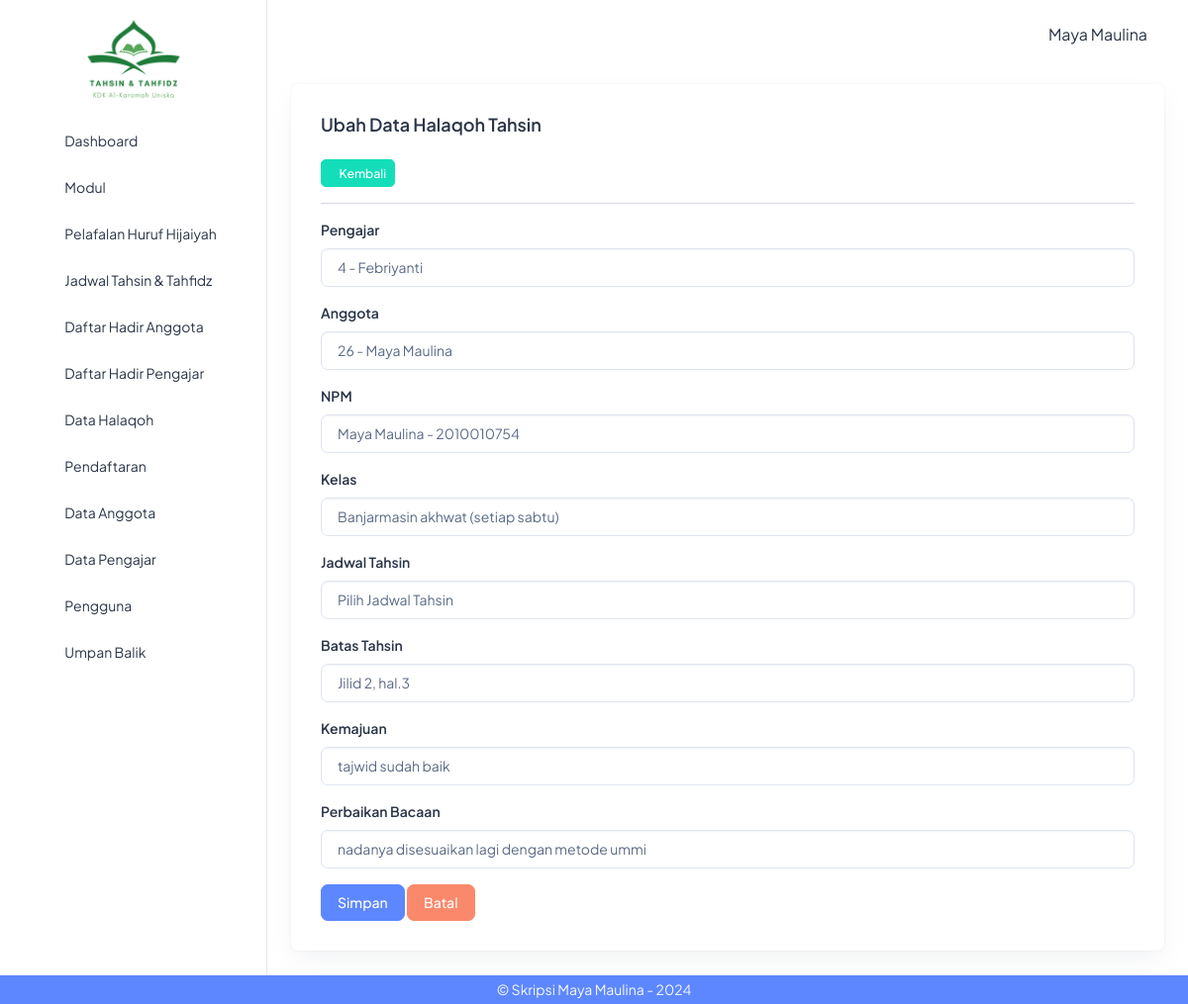
Screenshot of /index.php?page=tahsin_edit&id_tahsin=29 (signed in) with the database file from the repository.
### tables this page shows
CREATE TABLE `halaqoh_tahsin` (
  `id_tahsin` int(11) NOT NULL,
  `nama_pengajar` varchar(150) NOT NULL,
  `nama_anggota` varchar(150) NOT NULL,
  `npm` bigint(11) NOT NULL,
  `kelas` varchar(50) NOT NULL,
  `jadwal_tahsin` datetime NOT NULL,
  `batas_tahsin` varchar(50) NOT NULL,
  `kemajuan` varchar(200) NOT NULL,
  `perbaikan_bacaan` varchar(200) NOT NULL,
  `creator` varchar(50) NOT NULL,
  `created_at` datetime NOT NULL DEFAULT current_timestamp(),
  `editor` varchar(50) NOT NULL,
  `updated_at` timestamp NOT NULL DEFAULT current_timestamp()
);

### tahsin/tahsin_edit.php (the view, shortened to what this page needs)
<?php
$id_tahsin = $_GET['id_tahsin'];
$query = mysqli_query($koneksi, "SELECT * FROM halaqoh_tahsin WHERE id_tahsin = '$id_tahsin'");
$data = mysqli_fetch_array($query);
?>
<div class="container-fluid">
    <div class="card">
        <div class="card-body">
            <h5 class="card-title fw-semibold mb-4">Ubah Data Halaqoh Tahsin</h5>
            <a href="?page=tahsin_read" class="btn btn-success btn-sm"><i class="ti ti-arrow-left"></i>Kembali</a>
            <hr>
            <form action="" method="post">
                <div class="mb-3">
                    <label for="inputPengajar" class="form-label">Pengajar</label>
                    <select name="nama_pengajar" id="inputPengajar" class="form-control" required>
                        <?php
                        $query = mysqli_query($koneksi, "SELECT * FROM pengajar WHERE status_ajuan = 'Diverifikasi' ORDER BY id_pengajar ASC");
                        while ($row = mysqli_fetch_array($query)) {
                            $selected = ($row['nama_pengajar'] == $data['nama_pengajar']) ? 'selected' : '';
                            echo "<option value=\"{$row['id_pengajar']}-{$row['nama_pengajar']}\" $selected>{$row['id_pengajar']} - {$row['nama_pengajar']}</option>";
                        }
                        ?>
                    </select>
                </div>
                <div class="mb-3">
                    <label for="inputAnggota" class="form-label">Anggota</label>
                    <select name="nama_anggota" id="inputAnggota" class="form-control" required>
                        <?php
                        $query = mysqli_query($koneksi, "SELECT * FROM anggota WHERE status_ajuan = 'Diverifikasi' ORDER BY id_anggota ASC");
                        while ($row = mysqli_fetch_array($query)) {
                            $selected = ($row['nama_anggota'] == $data['nama_anggota']) ? 'selected' : '';
                            echo "<option value=\"{$row['id_anggota']}-{$row['nama_anggota']}\" $selected>{$row['id_anggota']} - {$row['nama_anggota']}</option>";
                        }
                        ?>
                    </select>
                </div>
                <div class="mb-3">
                    <label for="inputNPM" class="form-label">NPM</label>
                    <select name="npm" id="inputNPM" class="form-control" required>
                        <?php
                        $query = mysqli_query($koneksi, "SELECT * FROM anggota WHERE status_ajuan = 'Diverifikasi' ORDER BY nama_anggota ASC");
                        while ($row = mysqli_fetch_array($query)) {
                            $selected = ($row['npm'] == $data['npm']) ? 'selected' : '';
                            echo "<option value=\"{$row['nama_anggota']}-{$row['npm']}\" $selected>{$row['nama_anggota']} - {$row['npm']}</option>";
                        }
                        ?>
                    </select>
                </div>
                <div class="mb-3">
                    <label for="inputKelas" class="form-label">Kelas</label>
                    <select name="kelas" id="inputKelas" class="form-control" required>
                        <?php
                        $query = mysqli_query($koneksi, "SELECT * FROM kelas ORDER BY id_kelas ASC");
                        while ($row = mysqli_fetch_array($query)) {
                            $selected = ($row['nama_kelas'] == $data['kelas']) ? 'selected' : '';
                            echo "<option value=\"{$row['nama_kelas']}\" $selected>{$row['nama_kelas']}</option>";
                        }
                        ?>
                    </select>
                </div>
                <div class="mb-3">
                    <label for="inputJadwal" class="form-label">Jadwal Tahsin</label>
                    <select name="jadwal_tahsin" id="inputJadwal" class="form-control" required>
                        <option value=''>Pilih Jadwal Tahsin</option>
                    </select>
                </div>
                <div class="mb-3">
                    <label for="inputBTahsin" class="form-label">Batas Tahsin</label>
                    <input type="text" class="form-control" id="inputBTahsin" required placeholder="Contoh : Metode Ummi jilid 1 hal. 3" name="batas_tahsin" value="<?= $data['batas_tahsin']; ?>">
                </div>
                <div class="mb-3">
                    <label for="inputKemajuan" class="form-label">Kemajuan</label>
                    <input type="text" class="form-control" id="inputKemajuan" required placeholder="Masukkan kemajuan bacaan anggota" name="kemajuan" value="<?= $data['kemajuan']; ?>">
                </div>
                <div class="mb-3">
                    <label for="inputPBacaan" class="form-label">Perbaikan Bacaan</label>
                    <input type="text" class="form-control" id="inputPBacaan" required placeholder="Masukkan perbaikan bacaan anggota" name="perbaikan_bacaan" value="<?= $data['perbaikan_bacaan']; ?>">
                </div>
                <button type="submit" class="btn btn-primary" name="btn_simpan">Simpan</button>
                <button type="reset" class="btn btn-danger">Batal</button>
            </form>
        </div>
    </div>
</div>

### template/sidebar.php (style rules this page uses)
a { text-decoration: none; color: #2a3547; }

### rows the page displays
halaqoh_tahsin: batas_tahsin "Jilid 2, hal.3", kemajuan "tajwid sudah baik", perbaikan_bacaan "nadanya disesuaikan lagi dengan metode ummi"

### other values shown
$_SESSION['nama'] "Maya Maulina"
form field nama_pengajar "4 - Febriyanti"
form field nama_anggota "26 - Maya Maulina"
form field npm "Maya Maulina - 2010010754"
form field kelas "Banjarmasin akhwat (setiap sabtu)"
